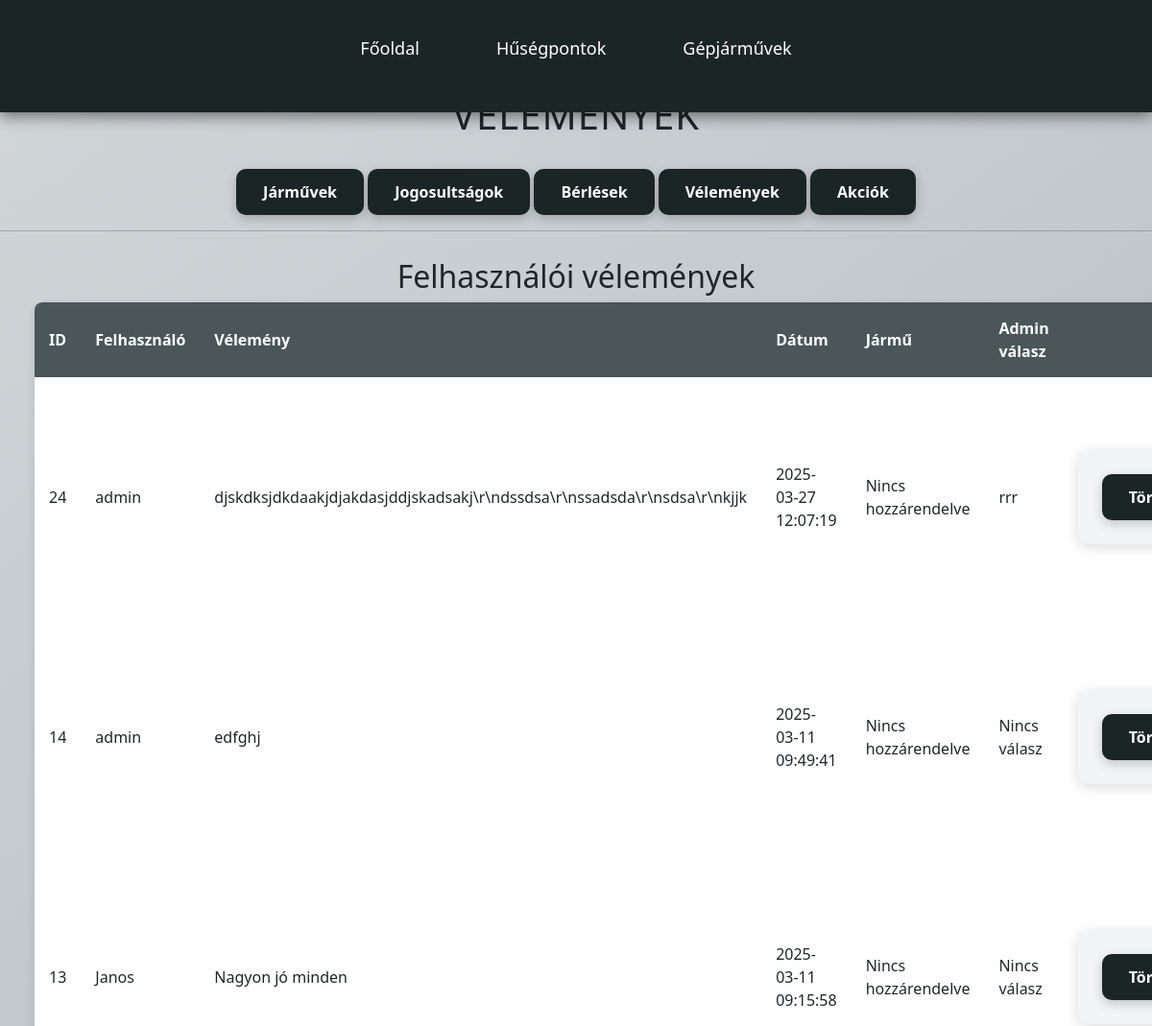
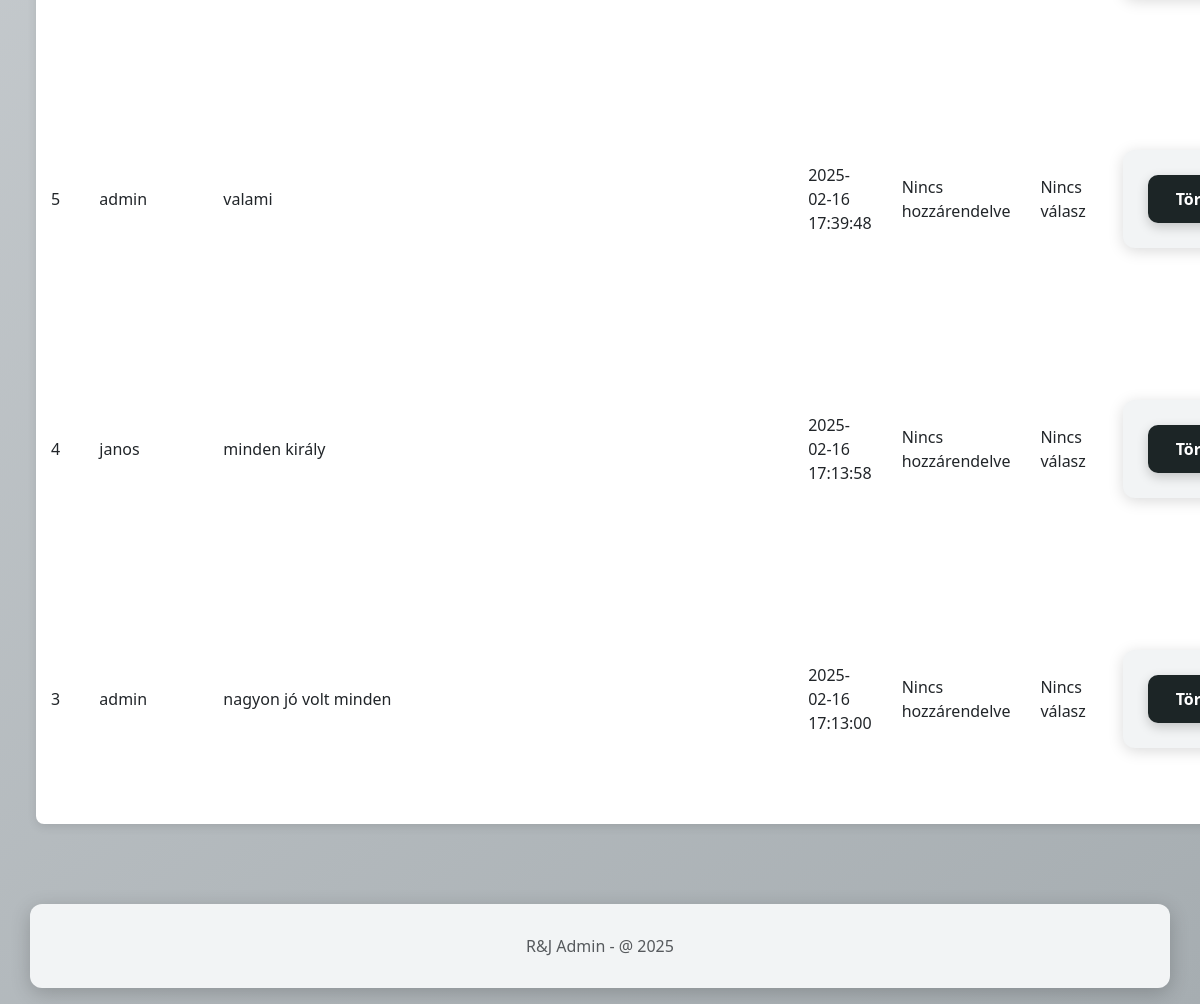
Page /admin/php/admin_velemenyek.php on the committed database (2 pictures, top to bottom).
### tables this page shows
CREATE TABLE `velemenyek` (
  `velemeny_id` int(11) NOT NULL,
  `felhasznalo_nev` varchar(255) NOT NULL,
  `uzenet` text NOT NULL,
  `datum` datetime DEFAULT current_timestamp(),
  `admin_valasz` text DEFAULT NULL,
  `jarmu_id` int(11) NOT NULL
);

### admin/php/adatLekeres.php (called while the page is built)
<?php
    function adatokLekerese($muvelet) {
        $db = new mysqli ('localhost', 'root', '', 'autoberles');
        if ($db->connect_errno == 0 ) {
            $eredmeny = $db->query($muvelet);
            if ($db->errno == 0) {
                if ($eredmeny->num_rows != 0) {
                    return $adatok = $eredmeny->fetch_all(MYSQLI_ASSOC);
                }
                else {
                    return 'Nincs találat!';
                }
            }
            return $db->error;
        }
        else {
            return $db->connect_error;
        }
    }
?>

### admin/php/admin_velemenyek.php (the view, shortened to what this page needs)
<?php
include "./adatLekeres.php";
?>
<!DOCTYPE html>
<html lang="hu">
<head>
    <link rel="stylesheet" href="../../css/style.css">
    <link rel="stylesheet" href="../../css/admin.css">
    <link href="https://cdn.jsdelivr.net/npm/bootstrap@5.3.3/dist/css/bootstrap.min.css" rel="stylesheet">
</head>
<body>
    <header>
        <nav>
            <ul>
                <li><a href="../../php/index.php">Főoldal</a></li>
                <li><a href="../../php/husegpontok.php">Hűségpontok</a></li>
                <li><a href="../../php/jarmuvek.php">Gépjárművek</a></li>
            </ul>
        </nav>
    </header>
    <h1>Vélemények</h1>
    <div class="menu">
        <a href="./autok_kezeles.php"><button type="submit" id="jarmuvek">Járművek</button></a>
        <a href="./admin_jogosultsag.php"><button type="submit" id="jogosultsag">Jogosultságok</button></a>
        <a href="./admin_berlesek.php"><button type="submit" id="berlesek">Bérlések</button></a>
        <a href="./admin_velemenyek.php"><button type="submit">Vélemények</button></a>
        <a href="./admin_akciok.php"><button type="submit">Akciók</button></a>
    </div>
    <hr>
    <div class="table-container">
        <h2>Felhasználói vélemények</h2>
        <?php
        $velemenyek_sql = "SELECT v.velemeny_id, v.felhasznalo_nev, v.uzenet, v.datum, v.admin_valasz, v.jarmu_id, j.gyarto, j.tipus
                           FROM velemenyek v
                           LEFT JOIN jarmuvek j ON v.jarmu_id = j.jarmu_id ORDER BY v.velemeny_id DESC;";
        $velemenyek = adatokLekerese($velemenyek_sql);
        echo '<table><tr><th>ID</th><th>Felhasználó</th><th>Vélemény</th><th>Dátum</th><th>Jármű</th><th>Admin válasz</th><th></th><th>Művelet</th></tr>';
        if (is_array($velemenyek)) {
            foreach ($velemenyek as $v) {
                $jarmu = isset($v['jarmu_id']) && $v['jarmu_id'] > 0 ? "{$v['gyarto']} {$v['tipus']}" : "Nincs hozzárendelve";
                echo '<tr>';
                echo '<td>' . $v['velemeny_id'] . '</td>';
                echo '<td>' . $v['felhasznalo_nev'] . '</td>';
                echo '<td>' . $v['uzenet'] . '</td>';
                echo '<td>' . $v['datum'] . '</td>';
                echo '<td>' . $jarmu . '</td>';
                echo '<td>' . ($v['admin_valasz'] ?? 'Nincs válasz') . '</td>';
                echo '<td><form method="POST">
                        <input type="hidden" name="velemeny_id" value="' . $v['velemeny_id'] . '">
                        <button type="submit" class="torles_button" name="delete_velemeny">Törlés</button>
                    </form></td>';
                echo '</tr>';
            }
        } else {
            echo '<tr><td colspan="7">Nincs vélemény az adatbázisban.</td></tr>';
        }
        echo '</table>';
        ?>
    </div>
    <footer class="container mt-5 mb-3 text-center text-muted">
        R&J Admin - @ <?=date('Y') ?>
    </footer>
</body>
</html>

### css/style.css (style rules this page uses)
* { margin: 0; padding: 0; box-sizing: border-box; }
html, body { height: 100%; font-family: 'Arial', sans-serif; background-color: #e8ecef; color: #1c2526; overflow-x: hidden; scroll-behavior: smooth; line-height: 1.6; }
body { background: linear-gradient(145deg, #d3d7da, #a6adb1); min-height: 100vh; display: flex; flex-direction: column; animation: fadeInBody 2s ease-in-out; }
header { width: 100%; background-color: #1c2526; color: #ffffff; position: fixed; top: 0; left: 0; z-index: 1000; box-shadow: 0 4px 15px rgba(0, 0, 0, 0.5); padding: 15px 0; transition: all 0.3s ease; }
nav { max-width: 1400px; margin: 0 auto; padding: 0 20px; }
nav ul { list-style: none; display: flex; justify-content: center; align-items: center; padding: 10px 0; }
nav ul li { margin: 0 20px; position: relative; }
nav ul li a { color: #ffffff; text-decoration: none; font-size: 18px; font-weight: 500; padding: 12px 20px; border-radius: 8px; transition: all 0.4s cubic-bezier(0.25, 0.8, 0.25, 1); display: block; }
nav ul li a::after { content: ''; position: absolute; bottom: 5px; left: 50%; width: 0; height: 2px; background-color: #ffffff; transition: width 0.3s ease, left 0.3s ease; }
.container { width: 90%; max-width: 1400px; margin-top: 160px !important; margin: 100px auto 40px; padding: 30px; background-color: #f2f4f5; border-radius: 12px; box-shadow: 0 5px 20px rgba(0, 0, 0, 0.2); animation: slideInUp 1s ease-out; }
h1 { font-size: 2.8rem; color: #1c2526; text-align: center; margin-bottom: 35px; font-weight: 700; letter-spacing: 1px; text-transform: uppercase; }
h2 { font-size: 2.2rem; color: #1c2526; margin-bottom: 30px; font-weight: 600; text-align: center; }
.btn, .berles-gomb,button[type="button"], button[type="submit"], input[type="submit"] { padding: 12px 28px; font-size: 16px; font-weight: 600; color: #ffffff; background-color: #1c2526; border: none; border-radius: 10px; cursor: pointer; transition: all 0.4s ease; box-shadow: 0 4px 12px rgba(0, 0, 0, 0.2); animation: pulseGlow 2s infinite ease-in-out; display: inline-block; }
form { padding: 25px; background-color: #f2f4f5; border-radius: 12px; box-shadow: 0 3px 15px rgba(0, 0, 0, 0.15); animation: slideInUp 1s ease-out; max-width: 680px; margin: 0 auto; display: grid; justify-items: center; align-content: center; gap: 2px; width: -webkit-fill-available; margin-top: inherit; }
footer { background-color: #1c2526; color: #ffffff; padding: 40px 20px; text-align: center; margin-top: auto; box-shadow: 0 -3px 15px rgba(0, 0, 0, 0.3); }
.mt-5 { margin-top: 80px !important; }
.text-center { text-align: center; }
hr { border: 0; height: 1px; background: #a6adb1; margin: 20px 0; }
table { width: 100%; border-collapse: collapse; margin-bottom: 20px; background-color: #ffffff; border-radius: 8px; overflow: hidden; box-shadow: 0 3px 10px rgba(0, 0, 0, 0.1); }
th, td { padding: 15px; text-align: left; border-bottom: 1px solid #d3d7da; }
th { background-color: #4a5659; color: #ffffff; font-weight: 600; }
::placeholder { color: #999; opacity: 1; }
.text-muted { color: #999; }
.menu { margin-top: 2%; margin-inline: auto; text-align: center; }

### css/admin.css (style rules this page uses)
body { padding-top: 8%; }
.table-container { margin-left: 2%; margin-right: 2%; padding: 1%; }

### rows in the picture
velemenyek: velemeny_id "24", felhasznalo_nev "admin", uzenet "djskdksjdkdaakjdjakdasjddjskadsakj\\r\\ndssdsa\\r\\nssadsda\\r\\nsdsa\\r\\nkjjk", datum "2025-03-27 12:07:19", jarmu "Nincs hozzárendelve", admin_valasz "rrr"
velemenyek: velemeny_id "14", felhasznalo_nev "admin", uzenet "edfghj", datum "2025-03-11 09:49:41", jarmu "Nincs hozzárendelve", admin_valasz "Nincs válasz"
velemenyek: velemeny_id "13", felhasznalo_nev "Janos", uzenet "Nagyon jó minden", datum "2025-03-11 09:15:58", jarmu "Nincs hozzárendelve", admin_valasz "Nincs válasz"
velemenyek: velemeny_id "5", felhasznalo_nev "admin", uzenet "valami", datum "2025-02-16 17:39:48", jarmu "Nincs hozzárendelve", admin_valasz "Nincs válasz"
velemenyek: velemeny_id "4", felhasznalo_nev "janos", uzenet "minden király", datum "2025-02-16 17:13:58", jarmu "Nincs hozzárendelve", admin_valasz "Nincs válasz"
velemenyek: velemeny_id "3", felhasznalo_nev "admin", uzenet "nagyon jó volt minden", datum "2025-02-16 17:13:00", jarmu "Nincs hozzárendelve", admin_valasz "Nincs válasz"
